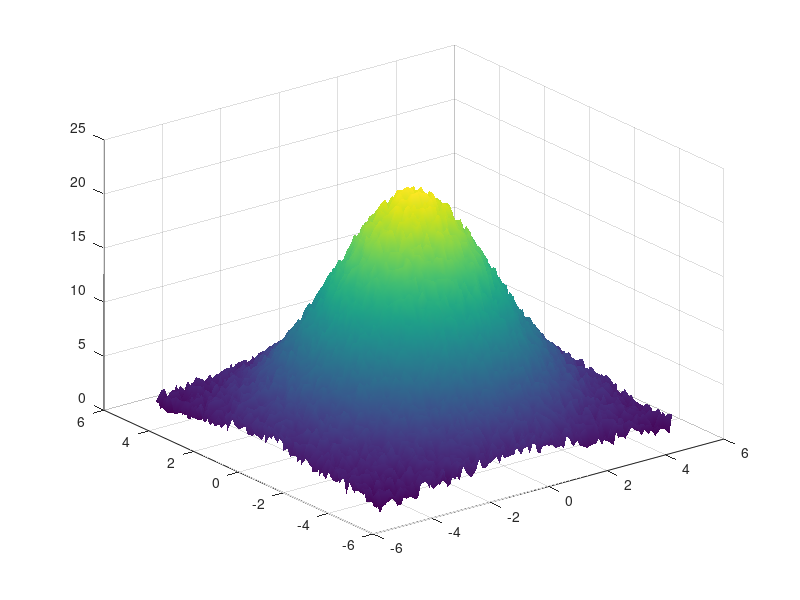

MATLAB code to generate this figure: (Note: this script raises an error after producing the figure.)
% LATIHAN SOAL 2 - Visualisasi Gunung Berapi Aktif

% 1. Permukaan Gunung
[x, y] = meshgrid(-5:0.1:5, -5:0.1:5);
z = 20 * exp(-0.1 * (x.^2 + y.^2)) + 2 * rand(size(x));

figure;
surf(x, y, z);
shading interp;
colormap('terrain');
hold on;
title('Visualisasi Gunung Berapi, Gempa Bumi, dan Aliran Lava');
xlabel('X');
ylabel('Y');
zlabel('Z');

% 2. Episentrum Gempa (200 titik di bawah permukaan)
xq = randi([-4, 4], 200, 1);
yq = randi([-4, 4], 200, 1);
zq = -10 - 2 * rand(200, 1);
scatter3(xq, yq, zq, 20, 'r', 'filled');

% 3. Jalur Aliran Lava
t = linspace(0.5, 5, 300);
xl = 5 * cos(t) ./ t;
yl = 5 * sin(t) ./ t;
zl = 20 - 5 * t;
plot3(xl, yl, zl, 'LineWidth', 2.5, 'Color', [1, 0.5, 0]); % Oranye

% Tampilan tambahan
legend({'Permukaan Gunung', 'Episentrum Gempa', 'Aliran Lava'}, 'Location', 'northeast');
grid on;
view(45, 30); % Sudut pandang 3D
